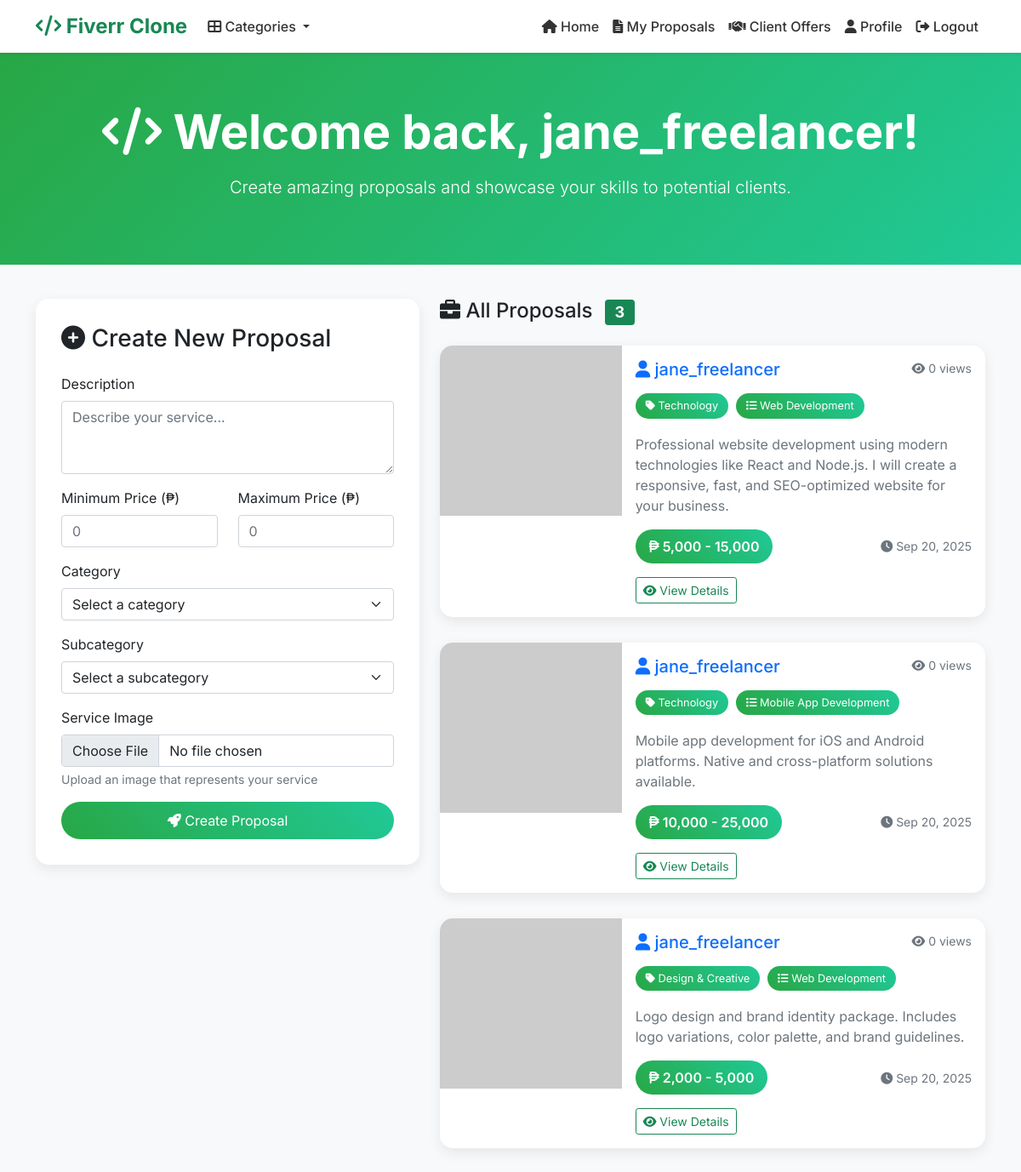
Screenshot of /freelancer/index.php (signed in) with the database file from the repository.
### tables this page shows
CREATE TABLE proposals (
    proposal_id INT AUTO_INCREMENT PRIMARY KEY,
    user_id INT NOT NULL,
    description TEXT NOT NULL,
    image TEXT,
    min_price INT NOT NULL,
    max_price INT NOT NULL,
    view_count INT DEFAULT 0,
    category_id INT,
    subcategory_id INT,
    date_added TIMESTAMP DEFAULT CURRENT_TIMESTAMP,
    FOREIGN KEY (user_id) REFERENCES fiverr_clone_users(user_id) ON DELETE CASCADE,
    FOREIGN KEY (category_id) REFERENCES categories(category_id) ON DELETE SET NULL,
    FOREIGN KEY (subcategory_id) REFERENCES subcategories(subcategory_id) ON DELETE SET NULL
);

CREATE TABLE fiverr_clone_users (
    user_id INT AUTO_INCREMENT PRIMARY KEY,
    username VARCHAR(255) NOT NULL,
    email VARCHAR(255) UNIQUE NOT NULL,
    password TEXT NOT NULL,
    is_client BOOLEAN NOT NULL DEFAULT FALSE,
    is_administrator BOOLEAN NOT NULL DEFAULT FALSE,
    bio_description TEXT,
    display_picture TEXT,
    contact_number VARCHAR(255),
    date_added TIMESTAMP DEFAULT CURRENT_TIMESTAMP
);

CREATE TABLE categories (
    category_id INT AUTO_INCREMENT PRIMARY KEY,
    category_name VARCHAR(255) NOT NULL,
    category_description TEXT,
    is_active BOOLEAN DEFAULT TRUE,
    date_added TIMESTAMP DEFAULT CURRENT_TIMESTAMP
);

CREATE TABLE subcategories (
    subcategory_id INT AUTO_INCREMENT PRIMARY KEY,
    category_id INT NOT NULL,
    subcategory_name VARCHAR(255) NOT NULL,
    subcategory_description TEXT,
    is_active BOOLEAN DEFAULT TRUE,
    date_added TIMESTAMP DEFAULT CURRENT_TIMESTAMP,
    FOREIGN KEY (category_id) REFERENCES categories(category_id) ON DELETE CASCADE
);

### freelancer/classes/Database.php (called while the page is built, shortened)
<?php
class Database {
    protected $pdo;
    private $host = 'localhost';
    private $db = 'fiverr_database';
    private $user = 'root';
    private $pass = '';
    private $charset = 'utf8mb4';
    public function __construct() {
        $dsn = "mysql:host=$this->host;dbname=$this->db;charset=$this->charset";
        $options = [
            PDO::ATTR_ERRMODE            => PDO::ERRMODE_EXCEPTION,
            PDO::ATTR_DEFAULT_FETCH_MODE => PDO::FETCH_ASSOC,
            PDO::ATTR_EMULATE_PREPARES   => false
        ];
        try {
            $this->pdo = new PDO($dsn, $this->user, $this->pass, $options);
            $this->pdo->exec("SET time_zone = '+08:00';");
        } catch (\PDOException $e) {
            throw new \PDOException($e->getMessage(), (int)$e->getCode());
        }
    }
    protected function executeQuery($sql, $params = []) {
        $stmt = $this->pdo->prepare($sql);
        $stmt->execute($params);
        return $stmt->fetchAll();
    }
}
?>

### freelancer/classloader.php (called while the page is built, shortened)
<?php
require_once 'classes/Database.php';
require_once 'classes/Proposal.php';
$proposalObj = new Proposal();
?>

### freelancer/classes/Proposal.php (called while the page is built, shortened)
<?php
class Proposal extends Database {
    public function getProposals($id = null) {
        $sql = "SELECT p.*, u.*, c.category_name, s.subcategory_name,
                p.date_added AS proposals_date_added
                FROM Proposals p
                JOIN fiverr_clone_users u ON p.user_id = u.user_id
                LEFT JOIN categories c ON p.category_id = c.category_id
                LEFT JOIN subcategories s ON p.subcategory_id = s.subcategory_id
                ORDER BY p.date_added DESC";
        return $this->executeQuery($sql);
    }
}
?>

### freelancer/index.php (the view, shortened to what this page needs)
<?php require_once 'classloader.php'; ?>
<?php
$selectedCategory = isset($_GET['category']) ? (int)$_GET['category'] : null;
if ($selectedCategory) {
    $getProposals = $proposalObj->executeQuery("SELECT p.*, u.*, c.category_name, s.subcategory_name,
        p.date_added AS proposals_date_added
        FROM Proposals p
        JOIN fiverr_clone_users u ON p.user_id = u.user_id
        LEFT JOIN categories c ON p.category_id = c.category_id
        LEFT JOIN subcategories s ON p.subcategory_id = s.subcategory_id
        WHERE p.subcategory_id = ?
        ORDER BY p.date_added DESC", [$selectedCategory]);
} else {
    $getProposals = $proposalObj->getProposals();
}
?>
<!doctype html>
<html lang="en">
<head>
    <link href="https://cdn.jsdelivr.net/npm/bootstrap@5.1.3/dist/css/bootstrap.min.css" rel="stylesheet">
    <link href="https://cdnjs.cloudflare.com/ajax/libs/font-awesome/6.0.0/css/all.min.css" rel="stylesheet">
</head>
<body>
    <?php include 'includes/navbar.php'; ?>
    <div class="hero-section">
        <div class="container">
            <div class="text-center">
                <h1 class="display-4 fw-bold mb-3">
                    <i class="fas fa-code"></i> Welcome back, <?php echo $_SESSION['username']; ?>!
                </h1>
                <p class="lead">Create amazing proposals and showcase your skills to potential clients.</p>
            </div>
        </div>
    </div>
    <div class="container">
        <div class="row">
            <div class="col-lg-5">
                <div class="form-card">
                    <h3 class="mb-4">
                        <i class="fas fa-plus-circle"></i> Create New Proposal
                    </h3>
                    <form action="core/handleForms.php" method="POST" enctype="multipart/form-data">
                        <div class="mb-3">
                            <label for="description" class="form-label">Description</label>
                            <textarea class="form-control" id="description" name="description" rows="3" required placeholder="Describe your service..."></textarea>
                        </div>
                        <div class="row">
                            <div class="col-md-6">
                                <div class="mb-3">
                                    <label for="min_price" class="form-label">Minimum Price (₱)</label>
                                    <input type="number" class="form-control" id="min_price" name="min_price" required placeholder="0">
                                </div>
                            </div>
                            <div class="col-md-6">
                                <div class="mb-3">
                                    <label for="max_price" class="form-label">Maximum Price (₱)</label>
                                    <input type="number" class="form-control" id="max_price" name="max_price" required placeholder="0">
                                </div>
                            </div>
                        </div>
                        <div class="mb-3">
                            <label for="category_id" class="form-label">Category</label>
                            <select class="form-select" id="category_id" name="category_id" onchange="loadSubcategories(this.value)">
                                <option value="">Select a category</option>
                            </select>
                        </div>
                        <div class="mb-3">
                            <label for="subcategory_id" class="form-label">Subcategory</label>
                            <select class="form-select" id="subcategory_id" name="subcategory_id">
                                <option value="">Select a subcategory</option>
                            </select>
                        </div>
                        <div class="mb-3">
                            <label for="image" class="form-label">Service Image</label>
                            <input type="file" class="form-control" id="image" name="image" accept="image/*" required>
                            <div class="form-text">Upload an image that represents your service</div>
                        </div>
                        <button type="submit" class="btn btn-modern w-100" name="insertNewProposalBtn">
                            <i class="fas fa-rocket"></i> Create Proposal
                        </button>
                    </form>
                </div>
            </div>
            <div class="col-lg-7">
                <h4 class="mb-4">
                    <i class="fas fa-briefcase"></i> All Proposals
                    <span class="badge bg-success ms-2"><?php echo count($getProposals); ?></span>
                </h4>
                <?php foreach ($getProposals as $proposal): ?>
                <div class="proposal-card card">
                    <div class="row g-0">
                        <div class="col-md-4">
                            <img src="<?php echo '../images/' . $proposal['image']; ?>"
                                 class="proposal-image"
                                 alt="Proposal Image"
                                 onerror="this.src='https://via.placeholder.com/400x200/28a745/ffffff?text=Proposal+Image'">
                        </div>
                        <div class="col-md-8">
                            <div class="card-body">
                                <div class="d-flex justify-content-between align-items-start mb-2">
                                    <h5 class="card-title">
                                        <a href="other_profile_view.php?user_id=<?php echo $proposal['user_id']; ?>" class="text-decoration-none">
                                            <i class="fas fa-user"></i> <?php echo htmlspecialchars($proposal['username']); ?>
                                        </a>
                                    </h5>
                                    <small class="text-muted">
                                        <i class="fas fa-eye"></i> <?php echo $proposal['view_count']; ?> views
                                    </small>
                                </div>
                                <?php if ($proposal['category_name'] || $proposal['subcategory_name']): ?>
                                    <div class="mb-2">
                                        <?php if ($proposal['category_name']): ?>
                                            <span class="category-badge">
                                                <i class="fas fa-tag"></i> <?php echo htmlspecialchars($proposal['category_name']); ?>
                                            </span>
                                        <?php endif; ?>
                                        <?php if ($proposal['subcategory_name']): ?>
                                            <span class="category-badge ms-1">
                                                <i class="fas fa-list"></i> <?php echo htmlspecialchars($proposal['subcategory_name']); ?>
                                            </span>
                                        <?php endif; ?>
                                    </div>
                                <?php endif; ?>
                                <p class="card-text text-muted">
                                    <?php echo htmlspecialchars($proposal['description']); ?>
                                </p>
                                <div class="d-flex justify-content-between align-items-center">
                                    <span class="price-tag">
                                        <i class="fas fa-peso-sign"></i> <?php echo number_format($proposal['min_price']) . " - " . number_format($proposal['max_price']); ?>
                                    </span>
                                    <small class="text-muted">
                                        <i class="fas fa-clock"></i> <?php echo date('M j, Y', strtotime($proposal['proposals_date_added'])); ?>
                                    </small>
                                </div>
                                <div class="mt-3">
                                    <a href="#" class="btn btn-outline-success btn-sm">
                                        <i class="fas fa-eye"></i> View Details
                                    </a>
                                </div>
                            </div>
                        </div>
                    </div>
                </div>
                <?php endforeach; ?>
            </div>
        </div>
    </div>
</body>
</html>

### freelancer/includes/navbar.php (shortened to what this page needs)
<nav class="navbar navbar-expand-lg navbar-light bg-white shadow-sm">
  <div class="container">
    <a class="navbar-brand fw-bold text-success" href="index.php">
      <i class="fas fa-code"></i> Fiverr Clone
    </a>
    <div class="collapse navbar-collapse" id="navbarNav">
      <ul class="navbar-nav me-auto">
        <li class="nav-item dropdown">
          <a class="nav-link dropdown-toggle fw-semibold" href="#" id="categoriesDropdown" role="button" data-bs-toggle="dropdown" aria-expanded="false">
            <i class="fas fa-th-large"></i> Categories
          </a>
        </li>
      </ul>
      <ul class="navbar-nav">
        <li class="nav-item">
          <a class="nav-link" href="index.php">
            <i class="fas fa-home"></i> Home
          </a>
        </li>
        <li class="nav-item">
          <a class="nav-link" href="your_proposals.php">
            <i class="fas fa-file-alt"></i> My Proposals
          </a>
        </li>
        <li class="nav-item">
          <a class="nav-link" href="offers_from_clients.php">
            <i class="fas fa-handshake"></i> Client Offers
          </a>
        </li>
        <li class="nav-item">
          <a class="nav-link" href="profile.php">
            <i class="fas fa-user"></i> Profile
          </a>
        </li>
        <li class="nav-item">
          <a class="nav-link text-danger" href="core/handleForms.php?logoutUserBtn=1">
            <i class="fas fa-sign-out-alt"></i> Logout
          </a>
        </li>
      </ul>
    </div>
  </div>
</nav>

### freelancer/index.php (style rules this page uses)
body { font-family: 'Inter', sans-serif; background-color: #f8f9fa; }
.hero-section { background: linear-gradient(135deg, #28a745 0%, #20c997 100%); color: white; padding: 60px 0; margin-bottom: 40px; }
.proposal-card { border: none; border-radius: 15px; box-shadow: 0 5px 15px rgba(0,0,0,0.08); transition: transform 0.3s ease, box-shadow 0.3s ease; margin-bottom: 30px; overflow: hidden; }
.proposal-image { height: 200px; object-fit: cover; width: 100%; }
.category-badge { background: linear-gradient(45deg, #28a745, #20c997); color: white; padding: 5px 12px; border-radius: 20px; font-size: 0.8em; display: inline-block; margin-bottom: 10px; }
.price-tag { background: linear-gradient(45deg, #28a745, #20c997); color: white; padding: 8px 16px; border-radius: 25px; font-weight: 600; display: inline-block; }
.btn-modern { background: linear-gradient(45deg, #28a745, #20c997); border: none; color: white; padding: 10px 20px; border-radius: 25px; transition: all 0.3s ease; }
.form-card { background: white; border-radius: 15px; box-shadow: 0 5px 15px rgba(0,0,0,0.08); padding: 30px; }

### freelancer/includes/navbar.php (style rules this page uses)
.navbar-brand { font-size: 1.5rem; }
.nav-link { font-weight: 500; color: #333 !important; transition: color 0.3s ease; }
.navbar { position: relative; z-index: 1030; }
.nav-item.dropdown { position: static; }

### rows the page displays
proposals: user.username "jane_freelancer", view_count "0", category.category_name "Technology", subcategory.subcategory_name "Web Development", description "Professional website development using modern technologies like React and Node.js. I will create a responsive, fast, and SEO-optimized website for your business.", min_price "5,000", max_price "15,000", date_added "Sep 20, 2025"
proposals: user.username "jane_freelancer", view_count "0", category.category_name "Technology", subcategory.subcategory_name "Mobile App Development", description "Mobile app development for iOS and Android platforms. Native and cross-platform solutions available.", min_price "10,000", max_price "25,000", date_added "Sep 20, 2025"
proposals: user.username "jane_freelancer", view_count "0", category.category_name "Design & Creative", subcategory.subcategory_name "Web Development", description "Logo design and brand identity package. Includes logo variations, color palette, and brand guidelines.", min_price "2,000", max_price "5,000", date_added "Sep 20, 2025"

### other values shown
$_SESSION['username'] "jane_freelancer"
count($getProposals) "3"
